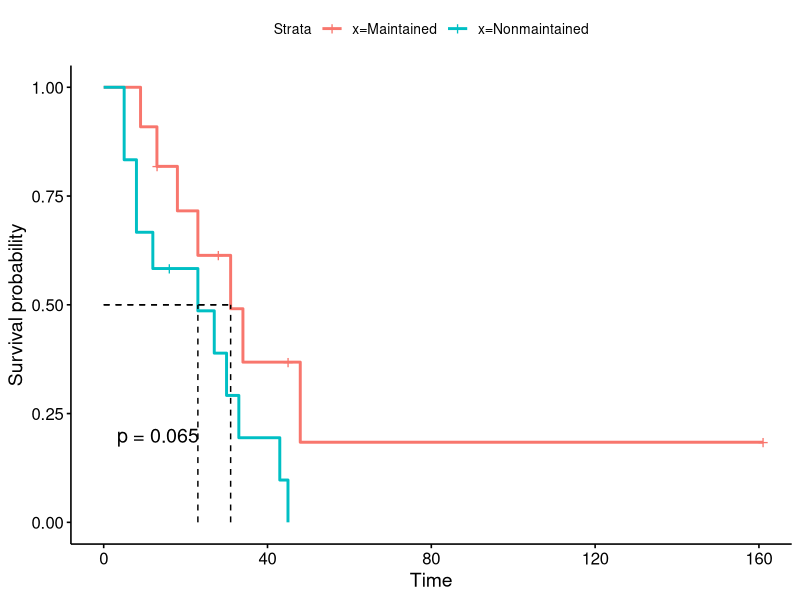
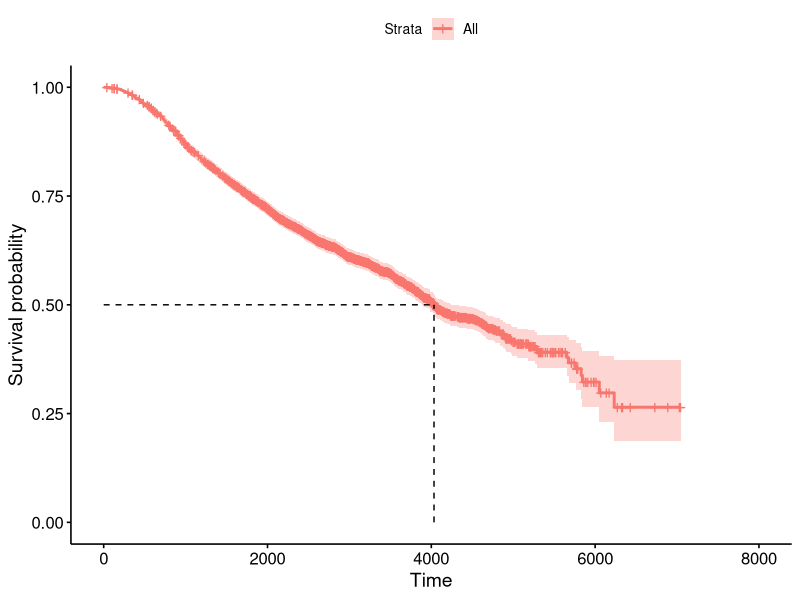
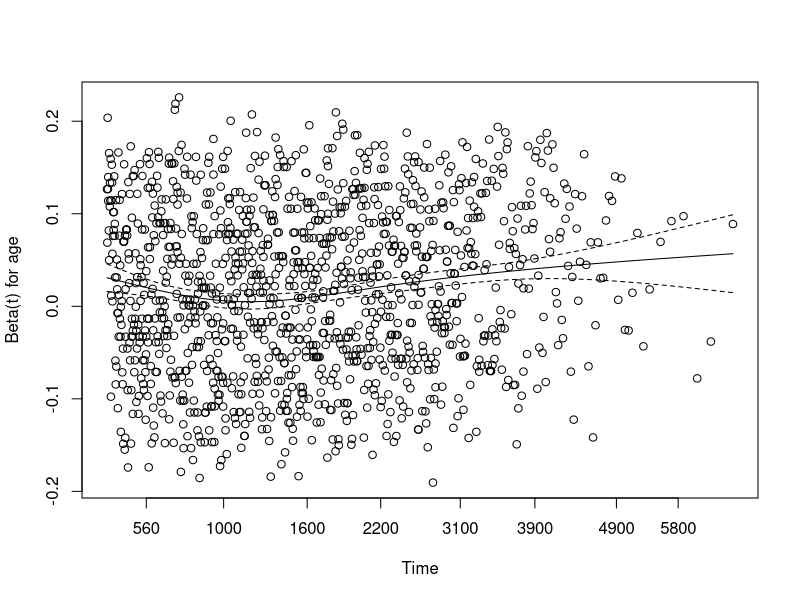
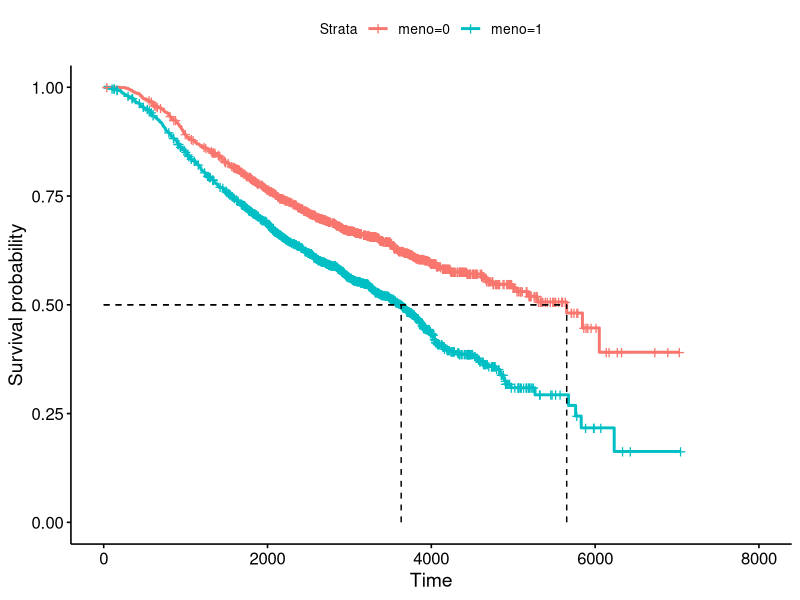
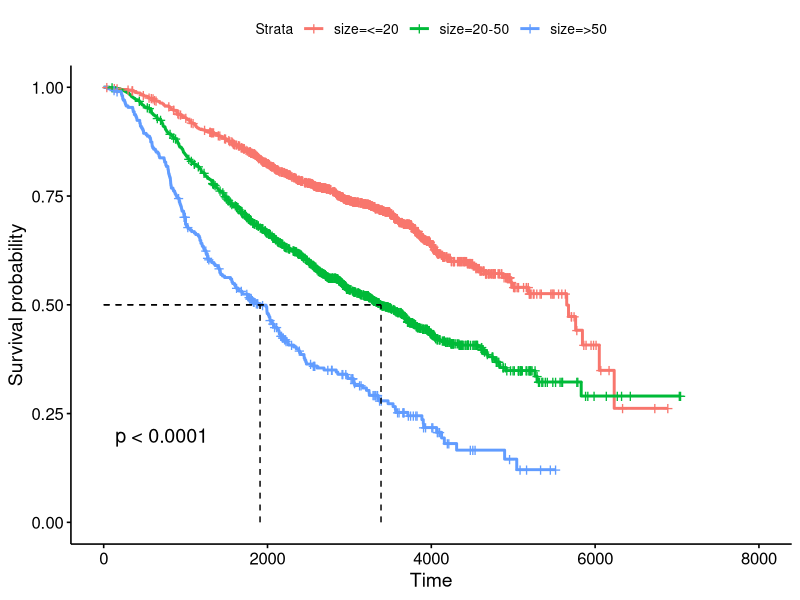
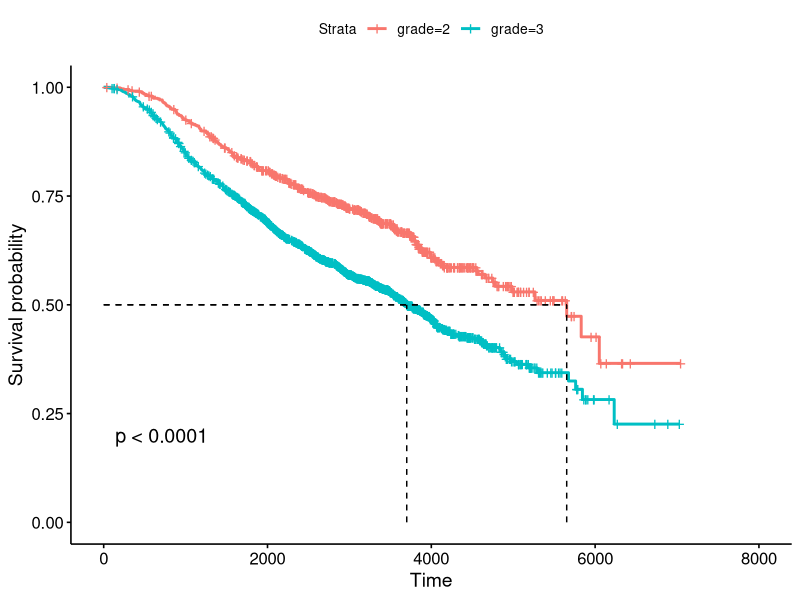
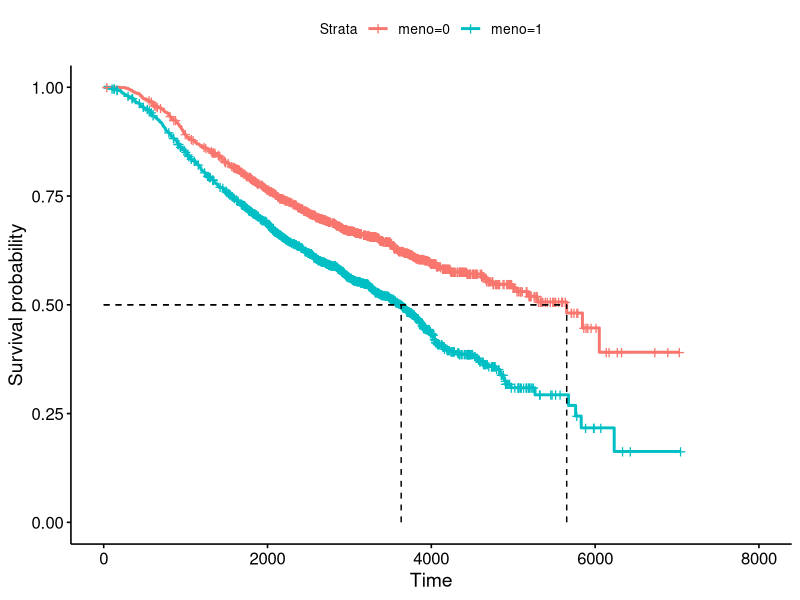
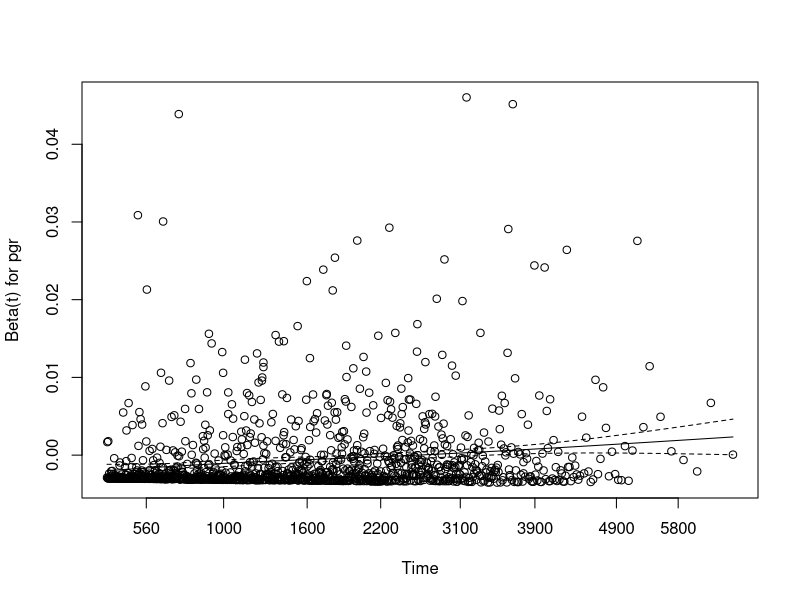

Write R code to recreate these figures, in order. (Note: this script raises an error after producing the figures.)
######################################################################################################################################
# Nom : 
# Prénom : 
# Date : 
# Module Survival analysis
# Goal : 
# Tip : 
######################################################################################################################################

# install.packages("survival")
# install.packages("survminer") 

# Load packages
library(survival)
library(survminer)
library(ggplot2)
library(dplyr)

##------------------------  Exercice 1

# Data : Acute Myelogenous Leukemia survival data

leukemia <- survival::leukemia

# Survival in patients with Acute Myelogenous Leukemia. The question at the time was whether the standard course of chemotherapy should be extended ('maintainance') 
# for additional cycles.

# Variables : 
# time : survival or censoring time
# status : censoring status
# x : maintenance chemotherapy given? (factor)


# Goal : Compare the effect of chemotherapy on survival
# Hint : use survfit function from survival package

KM <- survfit(Surv(time,status) ~ x,
              data=leukemia)

summary(KM)

# Compare the two curves with log-rank test
# Hint : use survdiff function from survival package

log_rank <- survdiff(Surv(time,status) ~ x,
                     data=leukemia)

log_rank # pvalue of 0.07

# Plot Kaplan-Meier curves
# Hint : use ggsurvplot function from survminer package

ggsurvplot(KM,surv.median.line = "hv",pval = T)

##------------------------  Exercice 2

# Data : Acute Myelogenous Leukemia survival data

rotterdam <- survival::rotterdam

# Breast cancer data set used in Royston and Altman (2013)
# The rotterdam data set includes 2982 primary breast cancers patients 
# whose records were included in the Rotterdam tumor bank.

# Variables : 
# pid : patient identifier
# year : year of surgery
# age : age at surgery
# meno : menopausal status (0= premenopausal, 1= postmenopausal)
# size : tumor size, a factor with levels <=20 20-50 >50
# grade : differentiation grade
# nodes : number of positive lymph nodes
# pgr : progesterone receptors (fmol/l)
# er : estrogen receptors (fmol/l)
# hormon : hormonal treatment (0=no, 1=yes)
# chemo : chemotherapy
# rtime : days to relapse or last follow-up
# recur : 0= no relapse, 1= relapse
# dtime : days to death or last follow-up
# death : 0= alive, 1= dead


# Plot overall Kaplan-Meier curve
# Hint : use ggsurvplot from package survminer

KM <- survival::survfit(Surv(dtime,death) ~ 1,
                        data=rotterdam)

survminer::ggsurvplot(KM,surv.median.line = "hv")

# Goal : Identify the factors of death (dtime and death variables)
# Hint : use coxph and cox.zph functions from survival package

# Univariate models

# Age at surgery

cox_age <- coxph(Surv(dtime,death) ~ age,
                 data=rotterdam)

summary(cox_age)
plot(cox.zph(cox_age)) # pvalue : < 0.001

# menopausal status

KM <- survival::survfit(Surv(dtime,death) ~ meno,
                        data=rotterdam)

survminer::ggsurvplot(KM,surv.median.line = "hv")

survdiff(formula = Surv(dtime,death) ~ meno,
         data=rotterdam)

cox_meno <- coxph(Surv(dtime,death) ~ meno,
                  data=rotterdam)

summary(cox_meno)

cox.zph(cox_meno)

# size

KM_size <- survival::survfit(Surv(dtime,death) ~ size,
                             data=rotterdam)

survminer::ggsurvplot(KM_size,surv.median.line = "hv",pval = T)

survdiff(formula = Surv(dtime,death) ~ size,
         data=rotterdam) # pvalue < 0.001

cox_size <- coxph(Surv(dtime,death) ~ size,
                  data=rotterdam)

summary(cox_size)

cox.zph(cox_size) # pvalue : 0.01

# grade

KM_grade <- survival::survfit(Surv(dtime,death) ~ grade,
                              data=rotterdam)

survminer::ggsurvplot(KM_grade,surv.median.line = "hv",pval = T)

survdiff(formula = Surv(dtime,death) ~ grade,
         data=rotterdam) # pvalue < 0.001

cox_grade <- coxph(Surv(dtime,death) ~ grade,
                   data=rotterdam)

summary(cox_grade)

cox.zph(cox_grade) # pvalue : 0.06

# nodes

cox_nodes <- coxph(Surv(dtime,death) ~ nodes,
                   data=rotterdam)

summary(cox_nodes) # pvalue < 0.001

cox.zph(cox_nodes) # pvalue : 0.047


# menopausal status

KM <- survival::survfit(Surv(dtime,death) ~ meno,
                        data=rotterdam)

survminer::ggsurvplot(KM,surv.median.line = "hv")

survdiff(formula = Surv(dtime,death) ~ meno,
         data=rotterdam)

cox_meno <- coxph(Surv(dtime,death) ~ meno,
                  data=rotterdam)

summary(cox_meno)

cox.zph(cox_meno)

# pgr

cox_pgr <- coxph(Surv(dtime,death) ~ pgr,
                 data=rotterdam)

summary(cox_pgr)

cox.zph(cox_pgr) # pvalue : <0.001
plot(cox.zph(cox_pgr)) # pvalue : <0.001

# er

cox_er <- coxph(Surv(dtime,death) ~ er,
                data=rotterdam)

summary(cox_er) # pvalue=0.44

cox.zph(cox_er) # pvalue : <0.001
plot(cox.zph(cox_er))

# hormon

KM_hormon <- survival::survfit(Surv(dtime,death) ~ hormon,
                               data=rotterdam)

survminer::ggsurvplot(KM_hormon,surv.median.line = "hv",pval = T)

survdiff(formula = Surv(dtime,death) ~ hormon,
         data=rotterdam) # pvalue < 0.001

cox_hormon <- coxph(Surv(dtime,death) ~ hormon,
                    data=rotterdam)

summary(cox_hormon)

cox.zph(cox_hormon) # pvalue=0.72

# chemo

KM_chemo <- survival::survfit(Surv(dtime,death) ~ chemo,
                              data=rotterdam)

survminer::ggsurvplot(KM_chemo,surv.median.line = "hv",pval = T)

survdiff(formula = Surv(dtime,death) ~ chemo,
         data=rotterdam) # pvalue : 0.50

cox_chemo <- coxph(Surv(dtime,death) ~ chemo,
                   data=rotterdam) 

summary(cox_chemo) # pvalue : 0.48

cox.zph(cox_chemo) # pvalue=0.28

# Multivariate analysis
# Hint : use ggforest functions from surminer package

cox_death <- coxph(Surv(dtime,death) ~ age + meno + size + grade + nodes + pgr + er + hormon + chemo,
                   data=rotterdam) 

summary(cox_death)

cox.zph(cox_death) # remove er and pgr : too low pvalue

cox_death_2 <- coxph(Surv(dtime,death) ~ age + meno + size + grade + nodes + hormon + chemo,
                     data=rotterdam) 

summary(cox_death_2)
plot(cox.zph(cox_death_2))

scox_death_3 <- coxph(Surv(dtime,death) ~ meno + size + grade + nodes + hormon + chemo,
                     data=rotterdam)

summary(cox_death_3)

cox.zph(cox_death_3) # remove age : too low pvalue

ggforest(cox_death_3)
